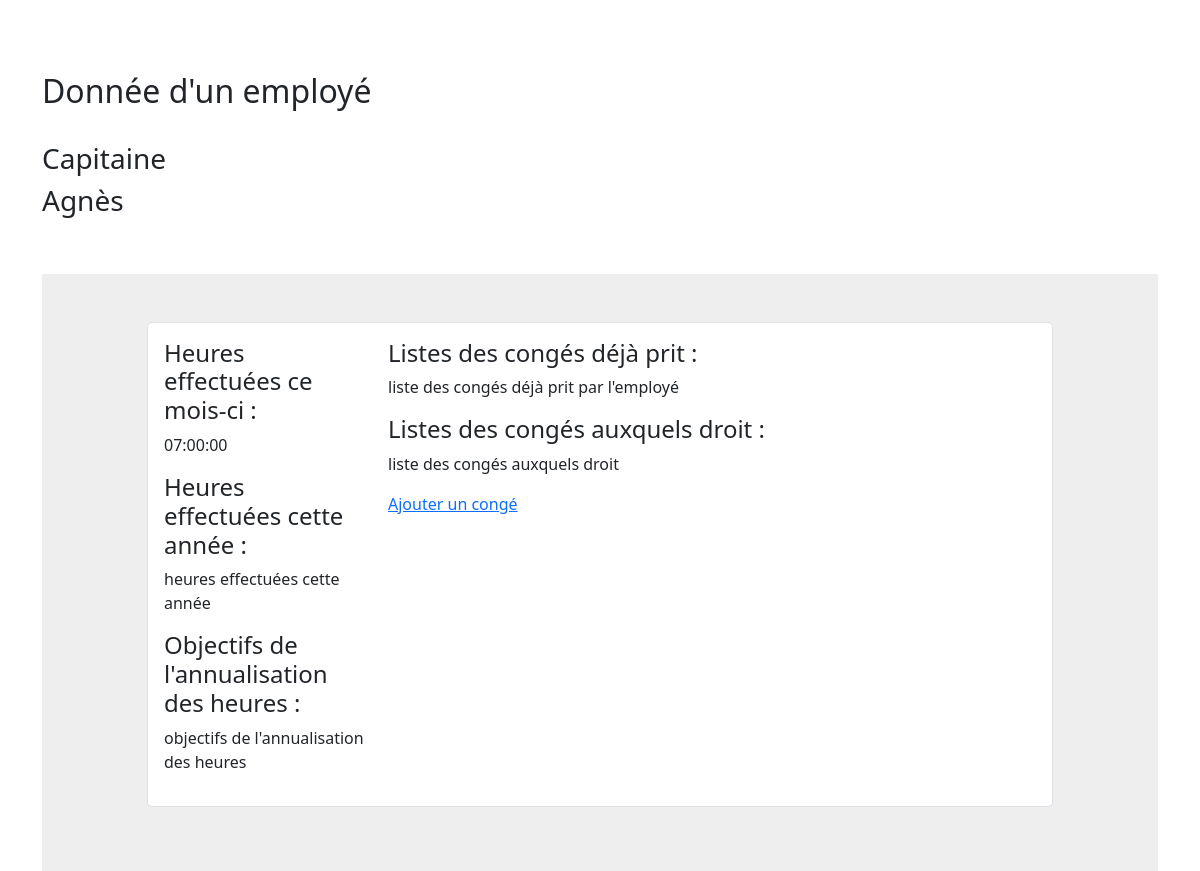
/DonneeEmploye.php?id=1, run on the app's committed database.
### tables this page shows
CREATE TABLE `utilisateur` (
  `idUtilisateur` int(11) NOT NULL,
  `mdp` varchar(100) NOT NULL,
  `nom` varchar(200) NOT NULL,
  `prenom` varchar(200) NOT NULL,
  `statut` enum('salarie','alternant','stagiaire','administrateur') NOT NULL,
  `dateArrivee` date NOT NULL DEFAULT current_timestamp()
);

CREATE TABLE `heuresprevues` (
  `idHeure` int(11) NOT NULL,
  `mois` int(11) NOT NULL,
  `annee` year(4) NOT NULL,
  `heuresPrevues` time NOT NULL,
  `nbJoursAnnualisation` int(11) NOT NULL
);

### include/fonctions.php (called while the page is built, shortened)
<?php
function openDB()
{
    try {
        $BDD = new PDO("mysql:host=localhost; dbname=RescueRH;charset=utf8", "root", "", array(PDO::ATTR_ERRMODE => PDO::ERRMODE_EXCEPTION));
        return $BDD;
    } catch (Exception $e) {
        die('Erreur fatale : ' . $e->getMessage());
    }
}
?>

### DonneeEmploye.php (the view, shortened to what this page needs)
<?php
require_once('include/head.php');
include("include/fonctions.php");
require_once('include/head.php');
$idUtilisateur = $_GET['id'];
$req = openDb()->prepare('select * from utilisateur where idUtilisateur=?');
$req->execute(array($idUtilisateur));
$employe = $req->fetch();
$mois = date('n');
$req2 = openDb()->prepare('select * from heuresprevues where mois=?');
$req2->execute(array($mois));
$heurePrevuesJours = $req2->fetch();
?>
<!DOCTYPE html>
<html lang="fr">
<body>
<div class="container">
<main class="mt-5 pt-4">
<h2>Donnée d'un employé</h2>
<br>
<h3>
    <?= $employe['nom'] ?>
</h3>
<h3>
    <?= $employe['prenom'] ?>
</h3>
<br>
<br>
<section style="background-color: #eee;">
        <div class="container py-5">
                <div class="row justify-content-center mb-3">
                    <div class="col-md-12 col-xl-10">
                    <div class="card shadow-0 border rounded-3">
                    <div class="card-body">
                    <div class="row">
                    <div class="col-md-12 col-lg-3 col-xl-3 mb-4 mb-lg-0">
                        <h4>Heures effectuées ce mois-ci :</h4>
                        <p><?= $heurePrevuesJours['heuresPrevues'] ?></p>
                        <h4>Heures effectuées cette année :</h4>
                        <p>heures effectuées cette année</p>
                        <h4>Objectifs de l'annualisation des heures :</h4>
                        <p>objectifs de l'annualisation des heures</p>
                    </div>
                    <div class="col-md-6 col-lg-6 col-xl-6">
                        <h4>Listes des congés déjà prit : </h4>
                        <p>liste des congés déjà prit par l'employé</p>
                        <h4>Listes des congés auxquels droit : </h4>
                        <p>liste des congés auxquels droit</p>
                        <a href="AjouterConge.php">Ajouter un congé</a>
                    </div>
                    </div>
                    </div>
                    </div>
                    </div>
                </div>
        </div>
</section>
</main>
</div>
</body>

### data on the page
utilisateur: nom "Capitaine", prenom "Agnès"
heuresprevues: heuresPrevues "07:00:00"
